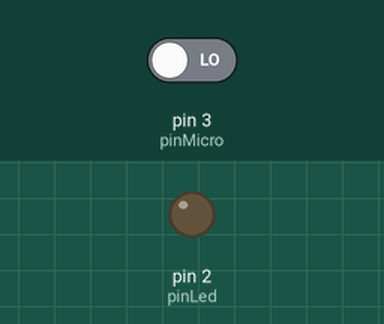
The sketch below on a simulated Arduino Uno, built with avr-gcc and run on an emulated ATmega328P. On the bench: output pins drawn as LEDs (lit = HIGH). Dashed ring = blinking. Inputs (shaded band) come from the test bench; at power-on: pin 3 (pinMicro) LOW.

Above: at 1.2 s.
1.3 s: pin 3 (pinMicro) driven HIGH
At 4.2 s:
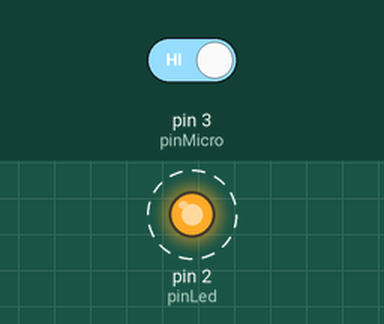
4.3 s: pin 3 (pinMicro) driven LOW
At 5.2 s:
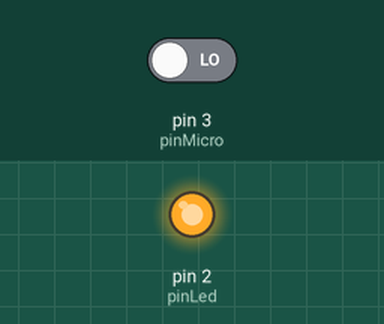
Timing chart, 0 to 7.3 s (numbered marks = the images above; inputs shaded):
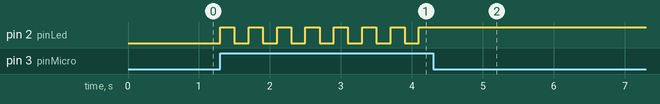

The sketch:

ClapSwitchDigital.ino
```cpp
const int pinMicro = 3;
const int pinLed = 2;
bool led = false;

void setup() {
  //Serial.begin(9600);
  pinMode(pinMicro,INPUT);
  pinMode(pinLed,OUTPUT);
}

void loop() {

  if (digitalRead(pinMicro)) {
    led = !led;
    //Serial.print("LED: ");
    //Serial.println(led);
    digitalWrite(pinLed, led);
    delay(200);
  }

}
```

Measured:
- after the input at 1.3 s, pin 2 (pinLed): alternates HIGH for 0.20 s and LOW for 0.20 s, starting at once
- after the input at 4.3 s, pin 2 (pinLed): stops changing and stays HIGH
